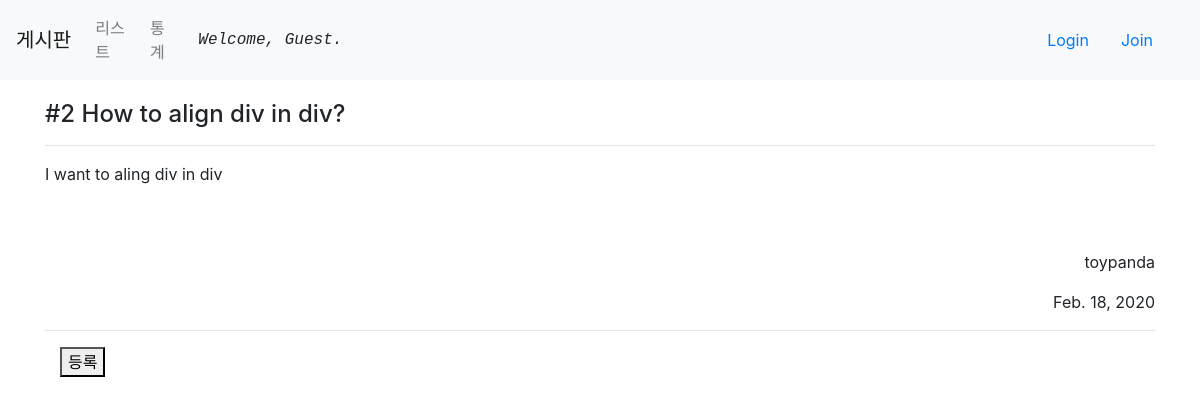
Page /main/post/2/ on the committed database.
### main/models.py (models this page shows, shortened)
class Post(models.Model):
    author = models.ForeignKey(settings.AUTH_USER_MODEL, on_delete=models.CASCADE)
    title = models.CharField(max_length=100, null=True)
    contents = models.TextField(null=True)
    writer = models.CharField(max_length=30, null=True)
    created = models.DateField(default=timezone.now(), null=True)
    photo = models.ImageField(blank=True, upload_to='post/%Y/%m/%d') # upload_to는 문자열 또는 함수 반환

### main/views.py (the view)
# urls.py: path('post/<int:id>/', views.detail, name='post-detail'),
def detail(request, id):
    if 'id' is not None:
        item = get_object_or_404(Post, pk=id)
        return render(request, 'main/detail.html', {'item': item})
    return HttpResponseRedirect('main/list/')

### main/templates/main/detail.html (shortened to what this page needs)
{% extends 'main/base.html' %}
{% load static %}
{% block content %}
<div class="container">
    <div class="row">
        <div class="col-sm-12" style="margin-top:20px;">
            <h4>#{{ item.id }} {{ item.title }}</h4>
            <hr>
            <p>
                {{ item.contents }}
            </p>
            <p class="text-right">
                <br>
                <br>
                {{ item.writer }}
            </p>
            <p class="text-right">
                {{ item.created }}
            </p>
            <hr/>
        </div>
    </div>
    <div class="container">
    <form action="{% url 'review-create' post_id=item.id %}" method="POST">
        <button type="submit">등록</button>
    </form>
    </div>
</div>
{% endblock %}

### rows in the picture
Post: id "2", title "How to align div in div?", contents "I want to aling div in div", writer "toypanda", created "Feb. 18, 2020"
